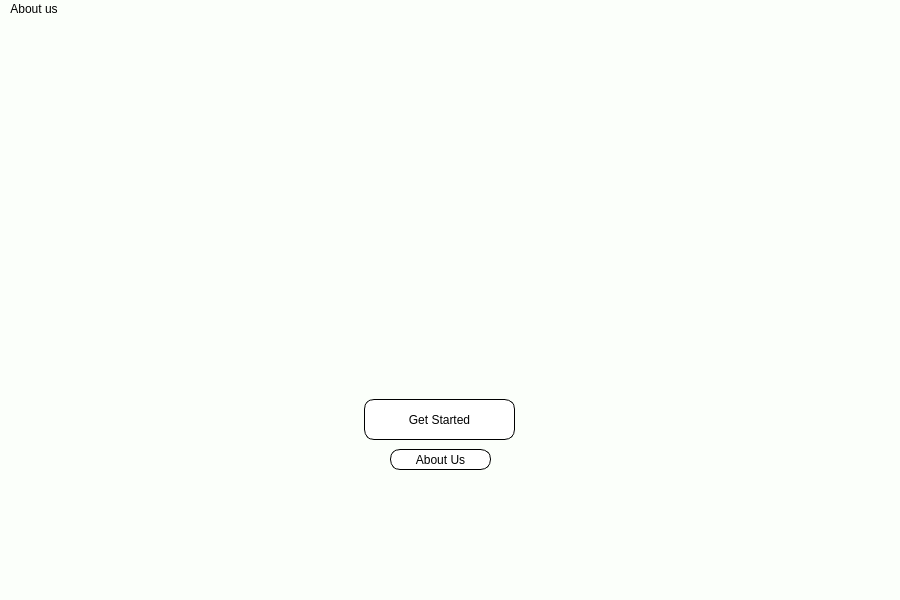
<?xml version="1.0" encoding="UTF-8"?>
<ui version="4.0">
 <class>Agricorn</class>
 <widget class="QMainWindow" name="Agricorn">
  <property name="geometry">
   <rect>
    <x>0</x>
    <y>0</y>
    <width>900</width>
    <height>600</height>
   </rect>
  </property>
  <property name="windowTitle">
   <string>MainWindow</string>
  </property>
  <property name="styleSheet">
   <string notr="true">background-color: rgb(251, 255, 250);</string>
  </property>
  <widget class="QWidget" name="centralwidget">
   <widget class="QLabel" name="img_bg">
    <property name="geometry">
     <rect>
      <x>-70</x>
      <y>-60</y>
      <width>1011</width>
      <height>641</height>
     </rect>
    </property>
    <property name="text">
     <string/>
    </property>
    <property name="pixmap">
     <pixmap>asset/5498894.jpg</pixmap>
    </property>
    <property name="scaledContents">
     <bool>true</bool>
    </property>
   </widget>
   <widget class="QLabel" name="img_corn">
    <property name="geometry">
     <rect>
      <x>360</x>
      <y>120</y>
      <width>161</width>
      <height>161</height>
     </rect>
    </property>
    <property name="styleSheet">
     <string notr="true">background-color: transparent;
</string>
    </property>
    <property name="text">
     <string/>
    </property>
    <property name="pixmap">
     <pixmap>asset/corn (1)22.png</pixmap>
    </property>
    <property name="scaledContents">
     <bool>true</bool>
    </property>
   </widget>
   <widget class="QLabel" name="img_text">
    <property name="geometry">
     <rect>
      <x>280</x>
      <y>160</y>
      <width>321</width>
      <height>321</height>
     </rect>
    </property>
    <property name="styleSheet">
     <string notr="true">background-color: transparent
</string>
    </property>
    <property name="text">
     <string/>
    </property>
    <property name="pixmap">
     <pixmap>asset/agricorn.png</pixmap>
    </property>
    <property name="scaledContents">
     <bool>true</bool>
    </property>
   </widget>
   <widget class="QPushButton" name="about_us">
    <property name="geometry">
     <rect>
      <x>390</x>
      <y>430</y>
      <width>101</width>
      <height>21</height>
     </rect>
    </property>
    <property name="styleSheet">
     <string notr="true">border:1px solid black; 
border-top-left-radius : 10px;
border-top-right-radius : 10px; 
border-bottom-left-radius : 10px; 
border-bottom-right-radius : 10px;
background-color: white;
color: rgb(0, 0, 0);

</string>
    </property>
    <property name="text">
     <string>About Us</string>
    </property>
   </widget>
   <widget class="QPushButton" name="started">
    <property name="geometry">
     <rect>
      <x>364</x>
      <y>380</y>
      <width>151</width>
      <height>41</height>
     </rect>
    </property>
    <property name="font">
     <font>
      <weight>50</weight>
      <bold>false</bold>
     </font>
    </property>
    <property name="layoutDirection">
     <enum>Qt::LeftToRight</enum>
    </property>
    <property name="styleSheet">
     <string notr="true">border:1px solid black; 
border-top-left-radius : 10px;
border-top-right-radius : 10px; 
border-bottom-left-radius : 10px; 
border-bottom-right-radius : 10px;
background-color: white;
color: rgb(0, 0, 0);
</string>
    </property>
    <property name="text">
     <string>Get Started</string>
    </property>
   </widget>
   <zorder>img_bg</zorder>
   <zorder>img_text</zorder>
   <zorder>img_corn</zorder>
   <zorder>about_us</zorder>
   <zorder>started</zorder>
  </widget>
  <widget class="QMenuBar" name="menubar">
   <property name="geometry">
    <rect>
     <x>0</x>
     <y>0</y>
     <width>900</width>
     <height>26</height>
    </rect>
   </property>
   <widget class="QMenu" name="menuAgricorn">
    <property name="font">
     <font>
      <weight>75</weight>
      <bold>true</bold>
     </font>
    </property>
    <property name="styleSheet">
     <string notr="true">color: rgb(0, 0, 0);</string>
    </property>
    <property name="title">
     <string>About us</string>
    </property>
   </widget>
   <addaction name="menuAgricorn"/>
  </widget>
  <widget class="QStatusBar" name="statusbar"/>
 </widget>
 <resources/>
 <connections/>
</ui>
